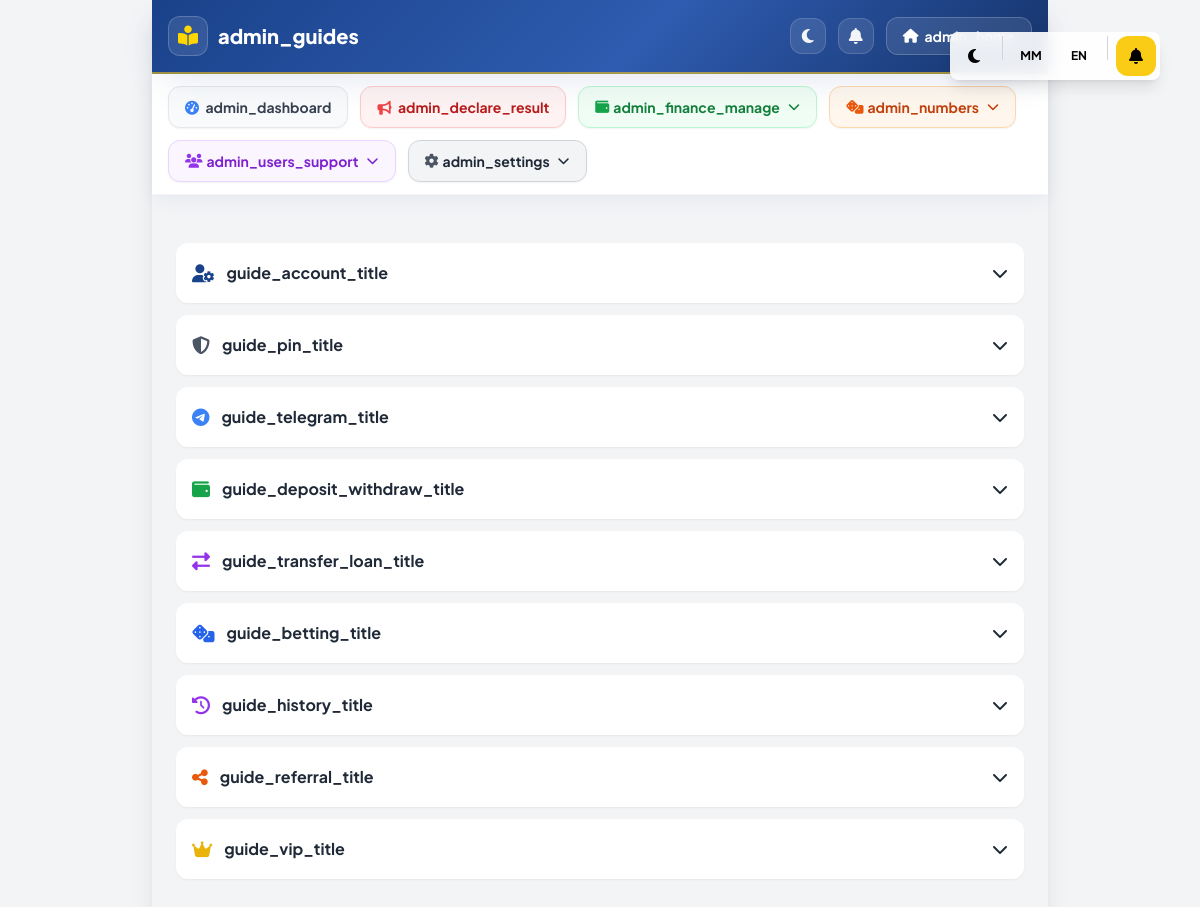
The page /admin/admin_guides.php (signed in) on the database its author committed.
### tables this page shows
CREATE TABLE `guides` (
  `id` int(11) NOT NULL,
  `guide_key` varchar(50) NOT NULL,
  `icon_class` varchar(100) NOT NULL,
  `sort_order` int(11) NOT NULL DEFAULT 0,
  `is_active` tinyint(1) NOT NULL DEFAULT 1
);

### lang/language.php (called while the page is built, shortened)
<?php
$current_lang = $_SESSION['lang'];
$lang_file = __DIR__ . "/{$current_lang}.php";
global $translations;
if (file_exists($lang_file)) {
    $translations = include($lang_file);
} elseif (file_exists(__DIR__ . "/mm.php")) {
    $translations = include(__DIR__ . "/mm.php");
} else {
    $translations = [];
}
function __($key) {
    global $translations;
    return $translations[$key] ?? $key;
}

### admin/admin_guides.php (the view, shortened to what this page needs)
<?php
$conn = Database::getInstance()->getConnection();
$guides_stmt = $conn->query("SELECT guide_key, icon_class FROM guides WHERE is_active = 1 ORDER BY sort_order ASC");
$guides = [];
if ($guides_stmt) {
    $guides = $guides_stmt->fetch_all(MYSQLI_ASSOC);
}
require_once __DIR__ . '/../includes/header.php';
?>
<body class="max-w-4xl mx-auto min-h-screen bg-gray-100 shadow-xl pb-10">
    <?php
    require_once __DIR__ . '/admin_header.php';
    ?>
    <div class="p-4 md:p-6 pt-0">
        <div class="space-y-3">
            <?php foreach ($guides as $guide): ?>
                <div class="accordion-item bg-white rounded-xl shadow-sm overflow-hidden">
                    <button class="accordion-header w-full text-left p-4 flex justify-between items-center font-bold text-gray-800 hover:bg-gray-50 focus:outline-none">
                        <span class="flex items-center"><i class="<?= htmlspecialchars($guide['icon_class']) ?> mr-3 text-lg"></i> <?= __("guide_{$guide['guide_key']}_title") ?></span>
                        <i class="fas fa-chevron-down transition-transform"></i>
                    </button>
                </div>
            <?php endforeach; ?>
        </div>
    </div>
</body></html>

### includes/header.php (style rules this page uses)
body { font-family: 'Plus Jakarta Sans', 'Padauk', sans-serif; background-color: #f1f5fb; transition: background-color 0.3s ease; -webkit-font-smoothing: antialiased; text-rendering: optimizeLegibility; }
.text-primary { color: #1a428a; }

### rows shown on the page
guides: guide_key "guide_account_title"
guides: guide_key "guide_pin_title"
guides: guide_key "guide_telegram_title"
guides: guide_key "guide_deposit_withdraw_title"
guides: guide_key "guide_transfer_loan_title"
guides: guide_key "guide_betting_title"
guides: guide_key "guide_history_title"
guides: guide_key "guide_referral_title"
guides: guide_key "guide_vip_title"

### other values the page prints
$header_title "admin_guides"
__('admin_dashboard') "admin_dashboard"
__('admin_declare_result') "admin_declare_result"
__('admin_finance_manage') "admin_finance_manage"
__('admin_numbers') "admin_numbers"
__('admin_users_support') "admin_users_support"
__('admin_settings') "admin_settings"
